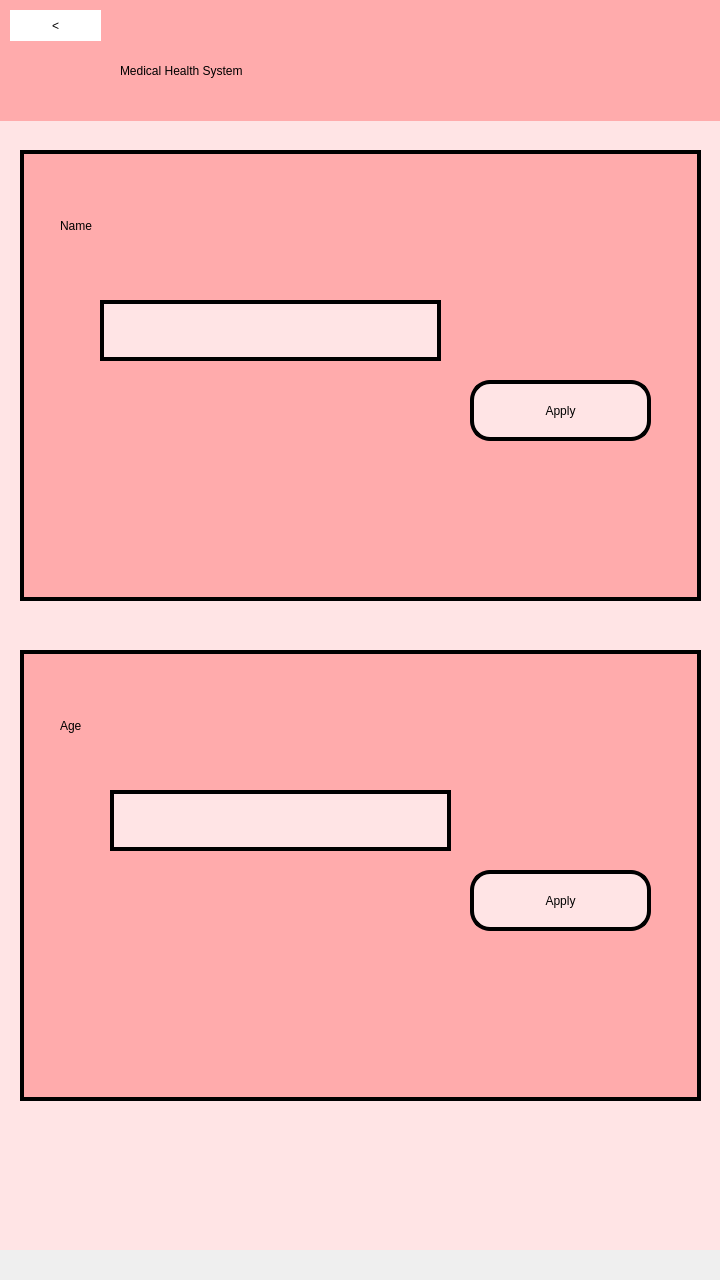
<?xml version="1.0" encoding="UTF-8"?>
<ui version="4.0">
 <class>MainWindow</class>
 <widget class="QMainWindow" name="MainWindow">
  <property name="geometry">
   <rect>
    <x>0</x>
    <y>0</y>
    <width>720</width>
    <height>1280</height>
   </rect>
  </property>
  <property name="windowTitle">
   <string>MainWindow</string>
  </property>
  <widget class="QWidget" name="centralwidget">
   <widget class="QWidget" name="widget" native="true">
    <property name="geometry">
     <rect>
      <x>0</x>
      <y>-30</y>
      <width>720</width>
      <height>1280</height>
     </rect>
    </property>
    <property name="styleSheet">
     <string notr="true">background-color: rgb(255, 228, 229);</string>
    </property>
    <widget class="QWidget" name="widget_12" native="true">
     <property name="geometry">
      <rect>
       <x>20</x>
       <y>180</y>
       <width>681</width>
       <height>451</height>
      </rect>
     </property>
     <property name="styleSheet">
      <string notr="true">background-color: rgb(255, 171, 172);
border: 4px solid black;
</string>
     </property>
     <widget class="QPushButton" name="Apply_Name">
      <property name="geometry">
       <rect>
        <x>450</x>
        <y>230</y>
        <width>181</width>
        <height>61</height>
       </rect>
      </property>
      <property name="styleSheet">
       <string notr="true">color: rgb(0, 0, 0);
background-color: rgb(255, 228, 229); 
border-radius:20px;
font: 16pt &quot;Monospace&quot;;</string>
      </property>
      <property name="text">
       <string>Apply</string>
      </property>
     </widget>
     <widget class="QLineEdit" name="New_Name">
      <property name="geometry">
       <rect>
        <x>80</x>
        <y>150</y>
        <width>341</width>
        <height>61</height>
       </rect>
      </property>
      <property name="styleSheet">
       <string notr="true">font: 20pt &quot;MS Shell Dlg 2&quot;;
background-color: rgb(255, 228, 229); 
</string>
      </property>
     </widget>
     <widget class="QLabel" name="label_9">
      <property name="geometry">
       <rect>
        <x>40</x>
        <y>40</y>
        <width>191</width>
        <height>71</height>
       </rect>
      </property>
      <property name="styleSheet">
       <string notr="true">font: 36pt &quot;MS Shell Dlg 2&quot;;
border: 0px;</string>
      </property>
      <property name="text">
       <string>Name</string>
      </property>
     </widget>
     <widget class="QLabel" name="handwave">
      <property name="geometry">
       <rect>
        <x>470</x>
        <y>30</y>
        <width>161</width>
        <height>161</height>
       </rect>
      </property>
      <property name="styleSheet">
       <string notr="true">border: 0px</string>
      </property>
      <property name="text">
       <string/>
      </property>
      <property name="pixmap">
       <pixmap resource="Config.qrc">:/newPrefix/handwave.png</pixmap>
      </property>
      <property name="scaledContents">
       <bool>true</bool>
      </property>
     </widget>
     <widget class="QLabel" name="NameError">
      <property name="geometry">
       <rect>
        <x>50</x>
        <y>250</y>
        <width>331</width>
        <height>31</height>
       </rect>
      </property>
      <property name="styleSheet">
       <string notr="true">font: 12pt &quot;MS Shell Dlg 2&quot;;
 border: none;
color: rgb(255, 0, 0);</string>
      </property>
      <property name="text">
       <string/>
      </property>
     </widget>
    </widget>
    <widget class="QWidget" name="widget_13" native="true">
     <property name="geometry">
      <rect>
       <x>20</x>
       <y>680</y>
       <width>681</width>
       <height>451</height>
      </rect>
     </property>
     <property name="styleSheet">
      <string notr="true">background-color: rgb(255, 171, 172);
border: 4px solid black;
</string>
     </property>
     <widget class="QLabel" name="label_10">
      <property name="geometry">
       <rect>
        <x>40</x>
        <y>40</y>
        <width>201</width>
        <height>71</height>
       </rect>
      </property>
      <property name="styleSheet">
       <string notr="true">font: 36pt &quot;MS Shell Dlg 2&quot;;
border: 0px;</string>
      </property>
      <property name="text">
       <string>Age</string>
      </property>
     </widget>
     <widget class="QLineEdit" name="New_Age">
      <property name="geometry">
       <rect>
        <x>90</x>
        <y>140</y>
        <width>341</width>
        <height>61</height>
       </rect>
      </property>
      <property name="styleSheet">
       <string notr="true">font: 20pt  &quot;MS Shell Dlg 2&quot;;
background-color: rgb(255, 228, 229); 
</string>
      </property>
     </widget>
     <widget class="QPushButton" name="Apply_Age">
      <property name="geometry">
       <rect>
        <x>450</x>
        <y>220</y>
        <width>181</width>
        <height>61</height>
       </rect>
      </property>
      <property name="styleSheet">
       <string notr="true">color: rgb(0, 0, 0);
background-color: rgb(255, 228, 229); 
border-radius:20px;
font: 16pt &quot;Monospace&quot;;</string>
      </property>
      <property name="text">
       <string>Apply</string>
      </property>
     </widget>
     <widget class="QLabel" name="person">
      <property name="geometry">
       <rect>
        <x>450</x>
        <y>30</y>
        <width>181</width>
        <height>161</height>
       </rect>
      </property>
      <property name="styleSheet">
       <string notr="true">border: 0px</string>
      </property>
      <property name="text">
       <string/>
      </property>
      <property name="pixmap">
       <pixmap resource="Config.qrc">:/newPrefix/person.png</pixmap>
      </property>
      <property name="scaledContents">
       <bool>true</bool>
      </property>
     </widget>
     <widget class="QLabel" name="AgeError">
      <property name="geometry">
       <rect>
        <x>50</x>
        <y>250</y>
        <width>331</width>
        <height>31</height>
       </rect>
      </property>
      <property name="styleSheet">
       <string notr="true">font: 12pt &quot;MS Shell Dlg 2&quot;;
 border: none;
color: rgb(255, 0, 0);</string>
      </property>
      <property name="text">
       <string/>
      </property>
     </widget>
    </widget>
    <widget class="QWidget" name="widget_2" native="true">
     <property name="geometry">
      <rect>
       <x>-10</x>
       <y>30</y>
       <width>731</width>
       <height>121</height>
      </rect>
     </property>
     <property name="styleSheet">
      <string notr="true">background-color: rgb(255, 171, 172);
</string>
     </property>
     <widget class="QLabel" name="label">
      <property name="geometry">
       <rect>
        <x>130</x>
        <y>40</y>
        <width>541</width>
        <height>61</height>
       </rect>
      </property>
      <property name="layoutDirection">
       <enum>Qt::LeftToRight</enum>
      </property>
      <property name="styleSheet">
       <string notr="true">font: 28pt &quot;MS Shell Dlg 2&quot;;
text-align: center;
border:0px;</string>
      </property>
      <property name="text">
       <string>Medical Health System</string>
      </property>
     </widget>
     <widget class="QPushButton" name="GoBack">
      <property name="geometry">
       <rect>
        <x>20</x>
        <y>10</y>
        <width>91</width>
        <height>31</height>
       </rect>
      </property>
      <property name="styleSheet">
       <string notr="true">color: rgb(0, 0, 0);
background-color: white;
border-radius:20px;
font: 26pt &quot;MS Shell Dlg 2&quot;;

</string>
      </property>
      <property name="text">
       <string>&lt;</string>
      </property>
     </widget>
    </widget>
   </widget>
  </widget>
 </widget>
 <resources>
  <include location="Config.qrc"/>
 </resources>
 <connections/>
</ui>
